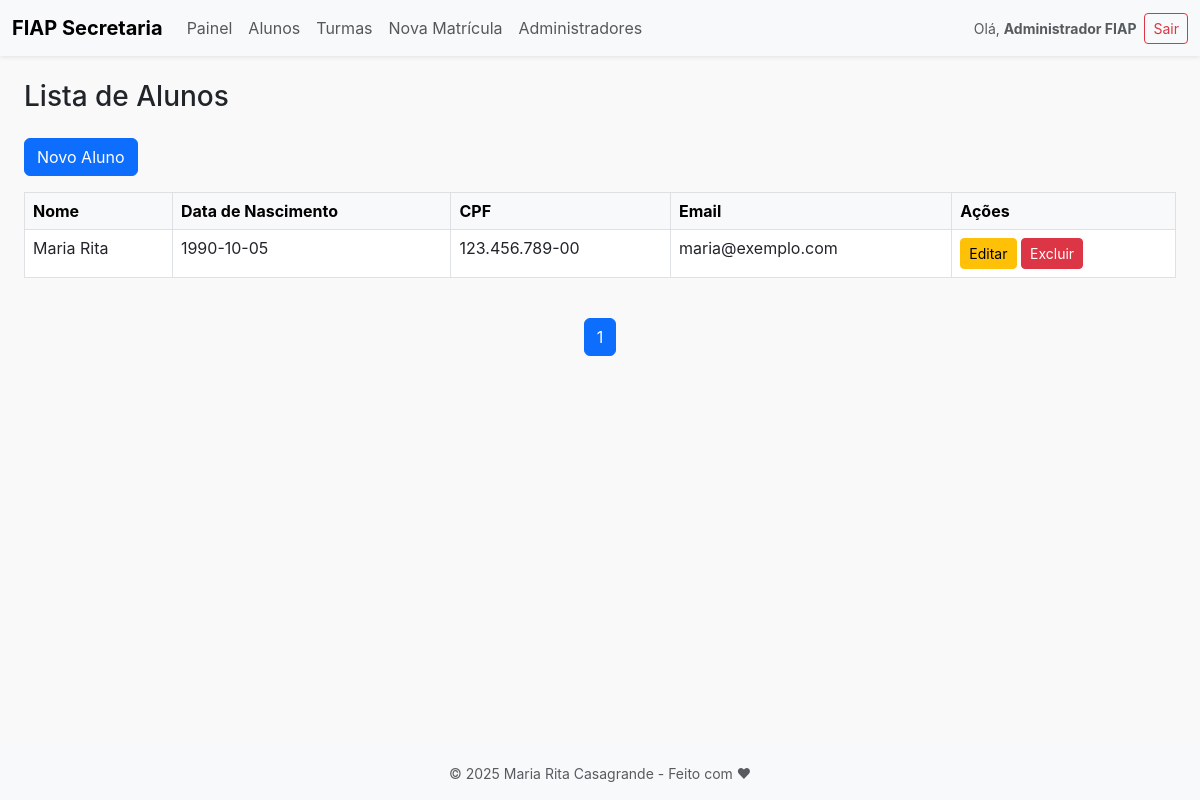
Page /index.php?page=alunos&action=listar (signed in) on the earlier database version.
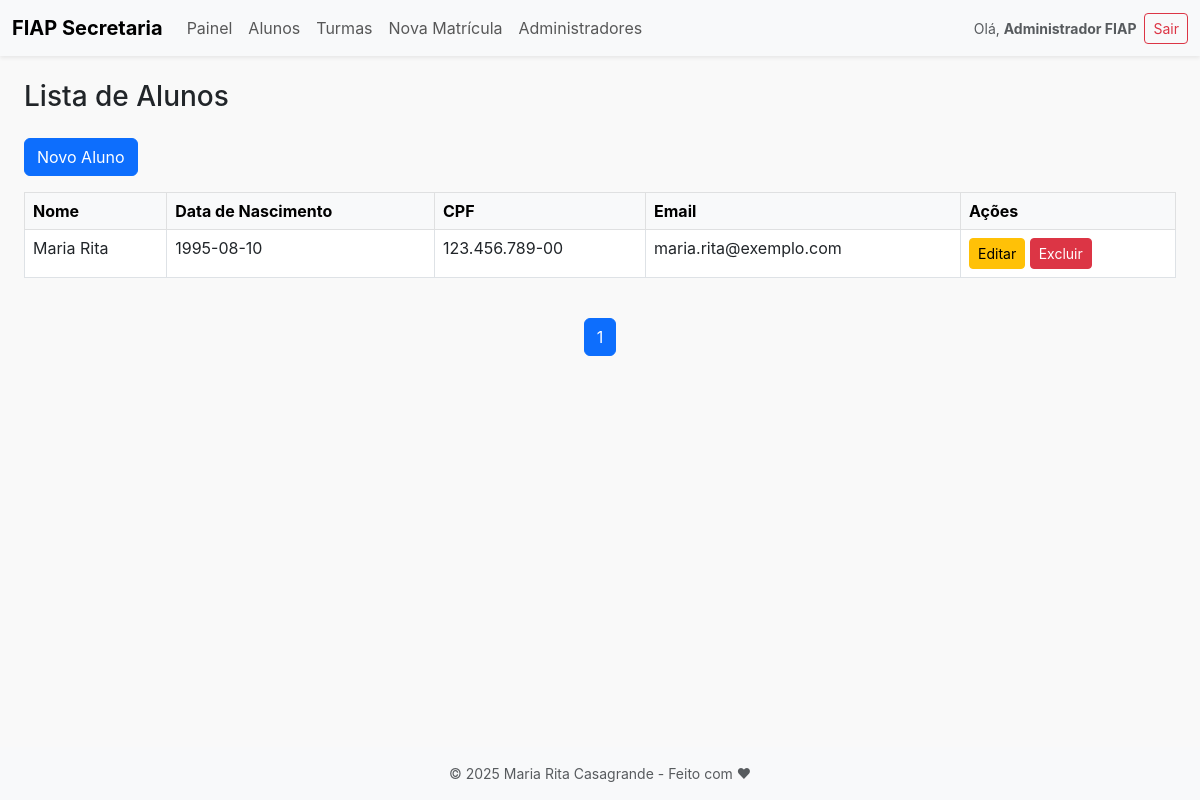
Same page on the later database version.
### tables this page shows
CREATE TABLE alunos (
    id INT AUTO_INCREMENT PRIMARY KEY,
    nome VARCHAR(100) NOT NULL,
    data_nascimento DATE NOT NULL,
    cpf VARCHAR(14) NOT NULL UNIQUE,
    email VARCHAR(100) NOT NULL UNIQUE,
    senha VARCHAR(255) NOT NULL,
    criado_em TIMESTAMP DEFAULT CURRENT_TIMESTAMP
);

### controllers/AlunoController.php (called while the page is built, shortened)
<?php
require_once BASE_PATH . '/models/Aluno.php';
class AlunoController
{
    private $model;
    public function __construct()
    {
        $this->model = new Aluno();
    }
    public function listar()
    {
        $pagina = isset($_GET['pagina']) ? max(1, (int) $_GET['pagina']) : 1;
        $limite = 10;
        $alunos = $this->model->listar($pagina, $limite);
        $totalPaginas = $this->model->totalPaginas($limite);
        include BASE_PATH . '/views/alunos/listar.php';
    }
}

### models/Aluno.php (called while the page is built, shortened)
<?php
class Aluno
{
    public function listar($pagina = 1, $limite = 10)
    {
        $offset = ($pagina - 1) * $limite;
        $conn = (new Database())->connect();
        $stmt = $conn->prepare("SELECT * FROM alunos ORDER BY nome ASC LIMIT :limite OFFSET :offset");
        $stmt->bindValue(':limite', $limite, PDO::PARAM_INT);
        $stmt->bindValue(':offset', $offset, PDO::PARAM_INT);
        $stmt->execute();
        return $stmt->fetchAll(PDO::FETCH_ASSOC);
    }
    public function totalPaginas($limite = 10)
    {
        $conn = (new Database())->connect();
        $stmt = $conn->query("SELECT COUNT(*) AS total FROM alunos");
        $total = $stmt->fetch(PDO::FETCH_ASSOC)['total'] ?? 0;
        return ceil($total / $limite);
    }
}

### views/alunos/listar.php (the view)
<?php include BASE_PATH . '/views/partials/header.php'; ?>
<div class="container-fluid px-4">
    <h1 class="mb-4 fs-3">Lista de Alunos</h1>
    <div class="mb-3">
        <a href="index.php?page=alunos&action=criar" class="btn btn-primary">Novo Aluno</a>
    </div>
    <div class="table-responsive">
        <table class="table table-bordered table-hover">
            <thead class="table-light">
                <tr>
                    <th>Nome</th>
                    <th>Data de Nascimento</th>
                    <th>CPF</th>
                    <th>Email</th>
                    <th>Ações</th>
                </tr>
            </thead>
            <tbody>
                <?php if (!empty($alunos)) : ?>
                    <?php foreach ($alunos as $aluno) : ?>
                        <tr>
                            <td><?= htmlspecialchars($aluno['nome']) ?></td>
                            <td><?= htmlspecialchars($aluno['data_nascimento']) ?></td>
                            <td><?= htmlspecialchars($aluno['cpf']) ?></td>
                            <td><?= htmlspecialchars($aluno['email']) ?></td>
                            <td>
                                <a href="index.php?page=alunos&action=editar&id=<?= $aluno['id'] ?>" class="btn btn-sm btn-warning">Editar</a>
                                <a href="index.php?page=alunos&action=excluir&id=<?= $aluno['id'] ?>" class="btn btn-sm btn-danger" onclick="return confirm('Tem certeza que deseja excluir este aluno?')">Excluir</a>
                            </td>
                        </tr>
                    <?php endforeach; ?>
                <?php else : ?>
                    <tr>
                        <td colspan="5" class="text-center">Nenhum aluno cadastrado.</td>
                    </tr>
                <?php endif; ?>
            </tbody>
        </table>
    </div>
    <nav class="mt-4">
        <ul class="pagination justify-content-center">
            <?php for ($i = 1; $i <= $totalPaginas; $i++): ?>
                <li class="page-item <?= ($i == ($_GET['pagina'] ?? 1)) ? 'active' : '' ?>">
                    <a class="page-link" href="index.php?page=alunos&action=listar&pagina=<?= $i ?>">
                        <?= $i ?>
                    </a>
                </li>
            <?php endfor; ?>
        </ul>
    </nav>
</div>
<?php include BASE_PATH . '/views/partials/footer.php'; ?>

Differences in the rows shown:
changed alunos "Maria Rita": data_nascimento "1990-10-05" → "1995-08-10"; email "maria@exemplo.com" → "maria.rita@exemplo.com"
